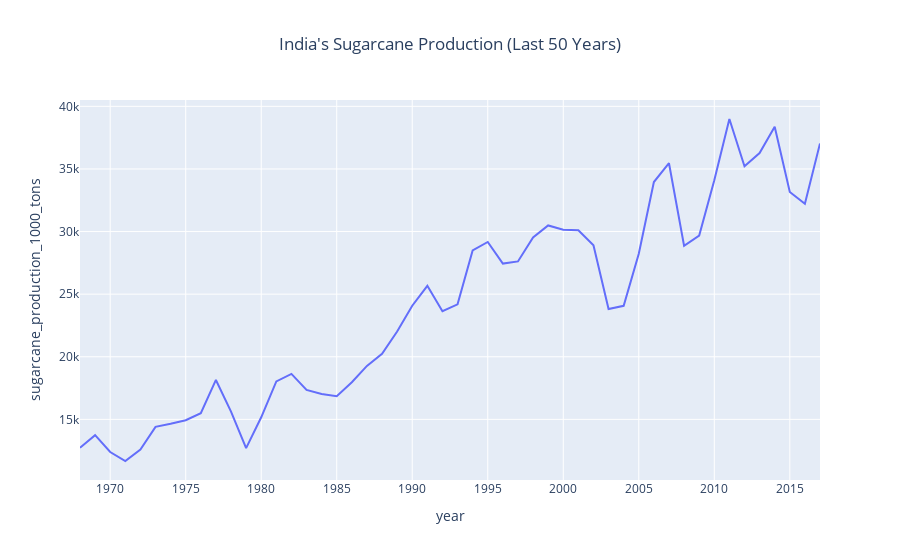

Source (notebook cell):
### Code cell
# 5. India's Sugarcane Production (Last 50 Years)
sugar_last50 = df.groupby("year")["sugarcane_production_1000_tons"].sum().reset_index().tail(50)
print(sugar_last50)
fig=px.line(sugar_last50, 
        x="year", 
        y="sugarcane_production_1000_tons", 
        title="India's Sugarcane Production (Last 50 Years)")
fig.update_layout(title_x=0.5)
fig.show()

### Figure 1 — Plotly figure (JSON) as saved in the notebook; plotly's stock layout.template omitted (floating-point values rounded to 4 significant figures)
{"data": [{"hovertemplate": "year=%{x}<br>sugarcane_production_1000_tons=%{y}<extra></extra>", "legendgroup": "", "line": {"color": "#636efa", "dash": "solid"}, "marker": {"symbol": "circle"}, "mode": "lines", "name": "", "orientation": "v", "showlegend": false, "type": "scatter", "x": [1968, 1969, 1970, 1971, 1972, 1973, 1974, 1975, 1976, 1977, 1978, 1979, 1980, 1981, 1982, 1983, 1984, 1985, 1986, 1987, 1988, 1989, 1990, 1991, 1992, 1993, 1994, 1995, 1996, 1997, 1998, 1999, 2000, 2001, 2002, 2003, 2004, 2005, 2006, 2007, 2008, 2009, 2010, 2011, 2012, 2013, 2014, 2015, 2016, 2017], "xaxis": "x", "y": [12730.0, 13740.0, 12390.0, 11670.0, 12580.0, 14400.0, 14650.0, 14930.0, 15490.0, 18150.0, 15620.0, 12700.0, 15160.0, 18030.0, 18630.0, 17350.0, 17020.0, 16850.0, 17960.0, 19270.0, 20240.0, 22010.0, 24070.0, 25670.0, 23640.0, 24190.0, 28500.0, 29160.0, 27440.0, 27610.0, 29530.0, 30490.0, 30150.0, 30100.0, 28910.0, 23810.0, 24070.0, 28230.0, 33960.0, 35460.0, 28860.0, 29680.0, 34100.0, 38990.0, 35210.0, 36270.0, 38370.0, 33160.0, 32220.0, 37040.0], "yaxis": "y"}], "layout": {"legend": {"tracegroupgap": 0}, "title": {"text": "India's Sugarcane Production (Last 50 Years)", "x": 0.5}, "xaxis": {"anchor": "y", "domain": [0, 1], "title": {"text": "year"}}, "yaxis": {"anchor": "x", "domain": [0, 1], "title": {"text": "sugarcane_production_1000_tons"}}}}
